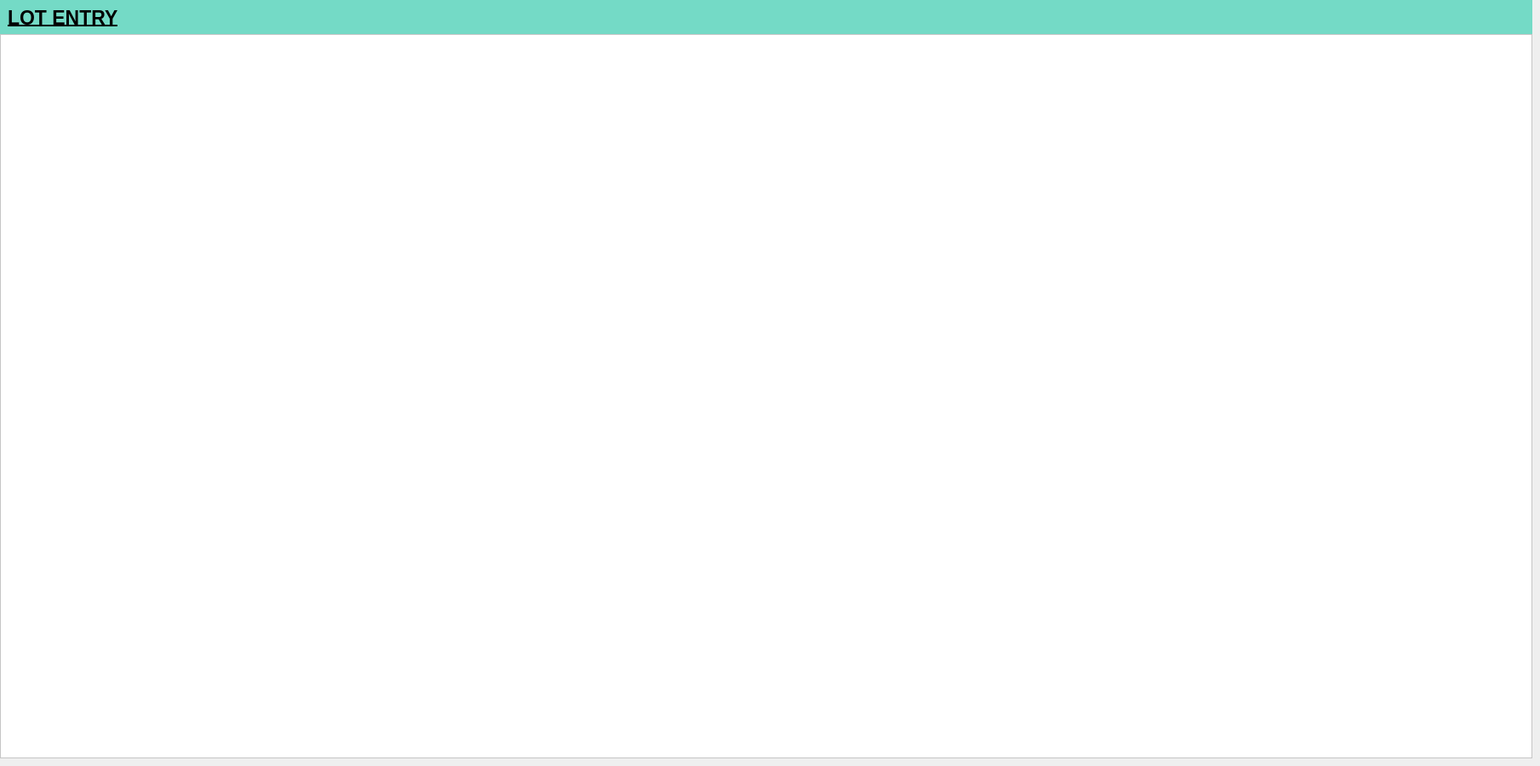
           <widget class="QWidget" name="lot_entry_page">
            <widget class="QFrame" name="title_frame_2">
             <property name="geometry">
              <rect>
               <x>0</x>
               <y>0</y>
               <width>1801</width>
               <height>41</height>
              </rect>
             </property>
             <property name="styleSheet">
              <string notr="true">background-color:rgb(116, 218, 198)</string>
             </property>
             <property name="frameShape">
              <enum>QFrame::NoFrame</enum>
             </property>
             <property name="frameShadow">
              <enum>QFrame::Plain</enum>
             </property>
             <property name="lineWidth">
              <number>0</number>
             </property>
             <layout class="QHBoxLayout" name="horizontalLayout_4">
              <item>
               <widget class="QLabel" name="label_31">
                <property name="font">
                 <font>
                  <pointsize>17</pointsize>
                  <bold>true</bold>
                  <underline>true</underline>
                 </font>
                </property>
                <property name="text">
                 <string>LOT ENTRY</string>
                </property>
               </widget>
              </item>
             </layout>
            </widget>
            <widget class="QFrame" name="frame_7">
             <property name="geometry">
              <rect>
               <x>0</x>
               <y>40</y>
               <width>1801</width>
               <height>851</height>
              </rect>
             </property>
             <property name="styleSheet">
              <string notr="true">background-color: rgb(255, 255, 255);</string>
             </property>
             <property name="frameShape">
              <enum>QFrame::StyledPanel</enum>
             </property>
             <property name="frameShadow">
              <enum>QFrame::Raised</enum>
             </property>
            </widget>
           </widget>
